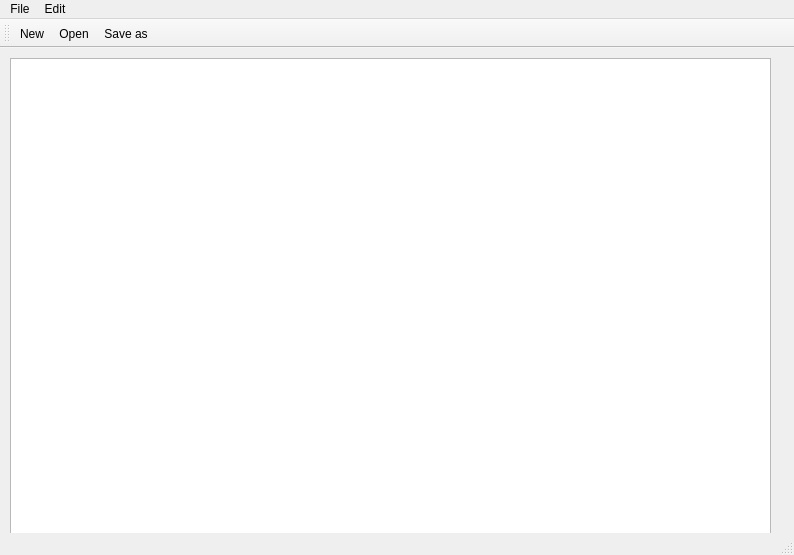
<?xml version="1.0" encoding="UTF-8"?>
<ui version="4.0">
 <class>MainWindow</class>
 <widget class="QMainWindow" name="MainWindow">
  <property name="geometry">
   <rect>
    <x>0</x>
    <y>0</y>
    <width>794</width>
    <height>555</height>
   </rect>
  </property>
  <property name="windowTitle">
   <string>MainWindow</string>
  </property>
  <widget class="QWidget" name="centralwidget">
   <widget class="QWidget" name="verticalLayoutWidget">
    <property name="geometry">
     <rect>
      <x>10</x>
      <y>10</y>
      <width>761</width>
      <height>501</height>
     </rect>
    </property>
    <layout class="QVBoxLayout" name="verticalLayout">
     <item>
      <widget class="QTextEdit" name="textEdit"/>
     </item>
    </layout>
   </widget>
  </widget>
  <widget class="QMenuBar" name="menubar">
   <property name="geometry">
    <rect>
     <x>0</x>
     <y>0</y>
     <width>794</width>
     <height>21</height>
    </rect>
   </property>
   <widget class="QMenu" name="menuFile">
    <property name="title">
     <string>File</string>
    </property>
    <addaction name="actionNew"/>
    <addaction name="actionOpen"/>
    <addaction name="actionSave_as"/>
    <addaction name="actionPrint"/>
    <addaction name="actionExit"/>
   </widget>
   <widget class="QMenu" name="menuEdit">
    <property name="title">
     <string>Edit</string>
    </property>
    <addaction name="actionCopy"/>
    <addaction name="actionPaste"/>
    <addaction name="actionCut"/>
    <addaction name="actionUndo"/>
    <addaction name="actionRedo"/>
   </widget>
   <addaction name="menuFile"/>
   <addaction name="menuEdit"/>
  </widget>
  <widget class="QStatusBar" name="statusBar"/>
  <widget class="QToolBar" name="MainToolBar">
   <property name="windowTitle">
    <string>toolBar</string>
   </property>
   <attribute name="toolBarArea">
    <enum>TopToolBarArea</enum>
   </attribute>
   <attribute name="toolBarBreak">
    <bool>false</bool>
   </attribute>
   <addaction name="actionNew"/>
   <addaction name="actionOpen"/>
   <addaction name="actionSave_as"/>
  </widget>
  <action name="actionNew">
   <property name="icon">
    <iconset resource="Resources.qrc">
     <normaloff>:/imgs/New.bmp</normaloff>:/imgs/New.bmp</iconset>
   </property>
   <property name="text">
    <string>New</string>
   </property>
  </action>
  <action name="actionOpen">
   <property name="icon">
    <iconset resource="Resources.qrc">
     <normaloff>:/imgs/Open.bmp</normaloff>:/imgs/Open.bmp</iconset>
   </property>
   <property name="text">
    <string>Open</string>
   </property>
  </action>
  <action name="actionSave_as">
   <property name="icon">
    <iconset>
     <normalon>:/imgs/Save.bmp</normalon>
    </iconset>
   </property>
   <property name="text">
    <string>Save as</string>
   </property>
  </action>
  <action name="actionPrint">
   <property name="text">
    <string>Print</string>
   </property>
  </action>
  <action name="actionExit">
   <property name="text">
    <string>Exit</string>
   </property>
  </action>
  <action name="actionCopy">
   <property name="icon">
    <iconset resource="Resources.qrc">
     <normaloff>:/imgs/Copy.bmp</normaloff>:/imgs/Copy.bmp</iconset>
   </property>
   <property name="text">
    <string>Copy</string>
   </property>
  </action>
  <action name="actionPaste">
   <property name="text">
    <string>Paste</string>
   </property>
  </action>
  <action name="actionCut">
   <property name="text">
    <string>Cut</string>
   </property>
  </action>
  <action name="actionUndo">
   <property name="text">
    <string>Undo</string>
   </property>
  </action>
  <action name="actionRedo">
   <property name="text">
    <string>Redo</string>
   </property>
  </action>
 </widget>
 <resources>
  <include location="Resources.qrc"/>
 </resources>
 <connections/>
</ui>
